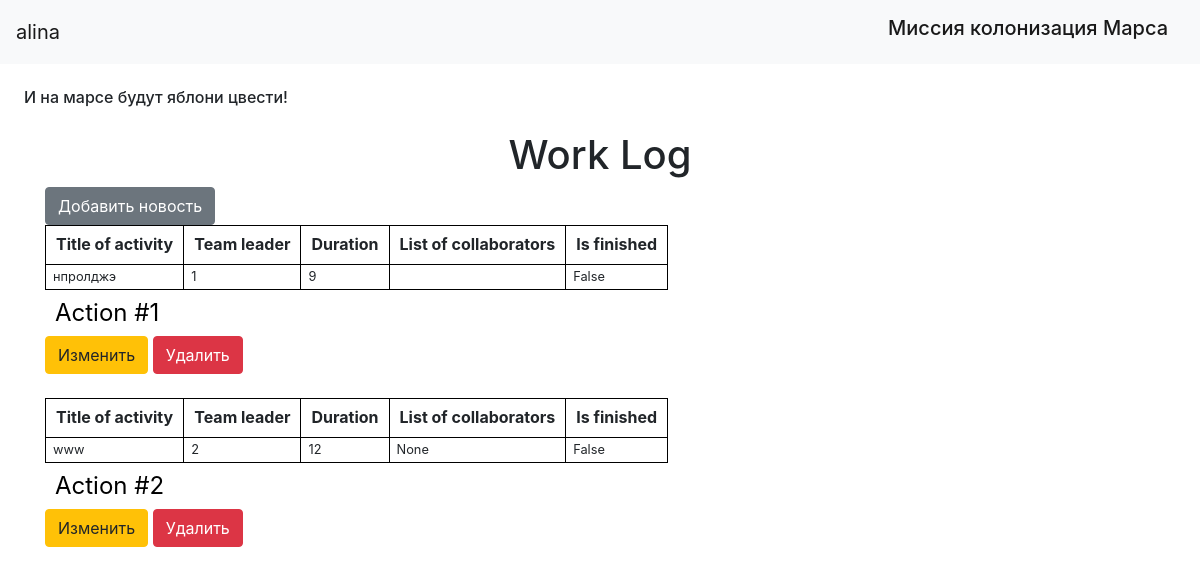
Page /index (signed in) on the committed database.
### data/users.py (models this page shows, shortened)
class User(SqlAlchemyBase, UserMixin):
    __tablename__ = 'users'
    id = sqlalchemy.Column(sqlalchemy.Integer,
                           primary_key=True, autoincrement=True)
    surname = sqlalchemy.Column(sqlalchemy.String)
    name = sqlalchemy.Column(sqlalchemy.String)
    age = sqlalchemy.Column(sqlalchemy.Integer)
    position = sqlalchemy.Column(sqlalchemy.String)
    speciality = sqlalchemy.Column(sqlalchemy.String)
    address = sqlalchemy.Column(sqlalchemy.String)
    email = sqlalchemy.Column(sqlalchemy.String, unique=True)
    hashed_password = sqlalchemy.Column(sqlalchemy.String)
    modified_date = sqlalchemy.Column(sqlalchemy.DateTime,
                                      default=datetime.datetime.now)
    news = orm.relationship('News', back_populates='user')

### data/news.py (models this page shows)
class News(SqlAlchemyBase):
    __tablename__ = 'news'
    id = sqlalchemy.Column(sqlalchemy.Integer,
                           primary_key=True, autoincrement=True)
    team_leader = sqlalchemy.Column(sqlalchemy.Integer, sqlalchemy.ForeignKey("users.id"))
    job = sqlalchemy.Column(sqlalchemy.String)
    work_size = sqlalchemy.Column(sqlalchemy.Integer)
    collaborators = sqlalchemy.Column(sqlalchemy.String)
    start_date = sqlalchemy.Column(sqlalchemy.DateTime)
    end_date = sqlalchemy.Column(sqlalchemy.DateTime)
    is_finished = sqlalchemy.Column(sqlalchemy.Boolean)
    categories = orm.relationship("Category",
                                  secondary="association",
                                  backref="news")
    user = orm.relationship('User')

### main.py (the view)
@app.route('/')
@app.route('/index')
def index():
    db_sess = db_session.create_session()
    news = db_sess.query(News).all()
    return render_template("index.html", news=news)

### data/db_session.py (called while the page is built)
def create_session() -> Session:
    global __factory
    return __factory()

### main.py (called while the page is built)
@login_manager.user_loader
def load_user(user_id):
    db_sess = db_session.create_session()
    return db_sess.query(User).get(user_id)

### templates/index.html
{% extends "base.html" %}
{% block content %}
<h1 align="center">Work Log</h1>
{% if current_user.is_authenticated %}
    <a href="news" class="btn btn-secondary">Добавить новость</a>
{% endif %}
{% for item in news %}
<table>
<caption>Action #{{item.id}}</caption>
  <tr>
    <th>Title of activity</th>
    <th>Team leader</th>
    <th>Duration</th>
    <th>List of collaborators</th>
    <th>Is finished</th>
  </tr>
  <tr>
    <td>{{item.job}}</td>
      <td>{{item.team_leader}}</td>
      <td>{{item.work_size}}</td>
      <td>{{item.collaborators}}</td>
      <td>{{item.is_finished}}</td>
  </tr><br>
</table>
{% if current_user.is_authenticated and current_user == item.user or current_user.is_authenticated and current_user.id == 1 %}
    <div>
        <a href="/news/{{ item.id }}" class="btn btn-warning">
            Изменить
        </a>
        <a href="/news_delete/{{ item.id }}" class="btn btn-danger">
            Удалить
        </a>
    </div>
{% endif %}
{% endfor %}
{% endblock %}

### templates/base.html (shortened to what this page needs)
<!DOCTYPE html>
<html lang="en">
<head>
    <link rel="stylesheet"
          href="https://stackpath.bootstrapcdn.com/bootstrap/4.4.1/css/bootstrap.min.css"
>
    <link rel="stylesheet" href="../static/css/style.css">
</head>
<body>
<header>
    <nav class="navbar navbar-light bg-light">
        {% if current_user.is_authenticated %}
        <a class="navbar-brand" href="/logout">{{ current_user.name }}</a>
        {% else %}
        <p>
            <a class="btn btn-primary " href="/register">Зарегистрироваться</a>
            <a class="btn btn-success" href="/login">Войти</a>
        </p>
        {% endif %}
        <h1 class="navbar-brand" href="#">Миссия колонизация Марса</h1>
    </nav>
</header>
<h6>И на марсе будут яблони цвести!</h6>
<main role="main" class="container">
    {% block content %}{% endblock %}
</main>
</body>
</html>

### static/css/style.css (style rules this page uses)
table { border-collapse: collapse; line-height: 1.1; }
caption { font-size: 1.5rem; padding: 10px; color: #000000; }
h6 { margin: 1.5rem; }
th { padding: 10px; border: 1px solid #000000; }
td { font-size: 0.8em; padding: 5px 7px; border: 1px solid #000000; }

### rows in the picture
User: name "alina"
News: id "1", job "нпролджэ", team_leader "1", work_size "9", is_finished "False"
News: id "2", job "www", team_leader "2", work_size "12", collaborators "None", is_finished "False"
